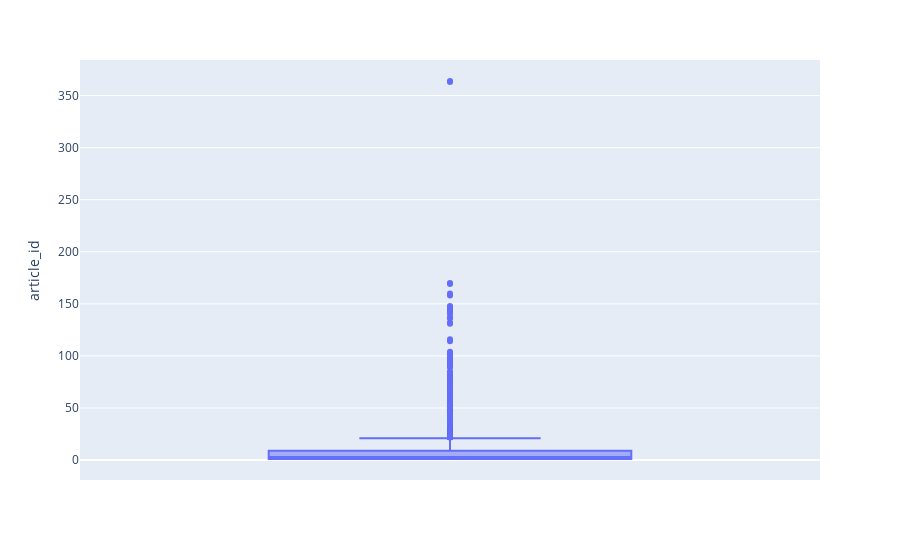

The notebook cell this image was saved under:
### Code cell
# Plots a boxplot about the interactions
px.box(df_users, y='article_id')

### Figure 1 — Plotly figure (JSON) as saved in the notebook; plotly's stock layout.template omitted (floating-point values rounded to 4 significant figures; data arrays with more than 128 entries replaced by an {"elided": "..."} marker saying what was removed)
{"data": [{"alignmentgroup": "True", "hovertemplate": "article_id=%{y}<extra></extra>", "legendgroup": "", "marker": {"color": "#636efa"}, "name": "", "notched": false, "offsetgroup": "", "orientation": "v", "showlegend": false, "type": "box", "x0": " ", "xaxis": "x", "y": {"elided": "5148 int values"}, "y0": " ", "yaxis": "y"}], "layout": {"boxmode": "group", "legend": {"tracegroupgap": 0}, "margin": {"t": 60}, "xaxis": {"anchor": "y", "domain": [0, 1]}, "yaxis": {"anchor": "x", "domain": [0, 1], "title": {"text": "article_id"}}}}
